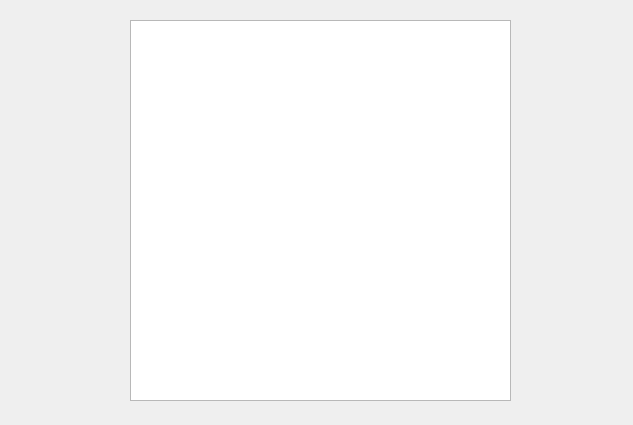
<?xml version="1.0" encoding="UTF-8"?>
<ui version="4.0">
 <class>cargui2</class>
 <widget class="QWidget" name="cargui2">
  <property name="geometry">
   <rect>
    <x>0</x>
    <y>0</y>
    <width>633</width>
    <height>425</height>
   </rect>
  </property>
  <property name="windowTitle">
   <string>cargui2</string>
  </property>
  <widget class="QListWidget" name="cars2ListWidget">
   <property name="geometry">
    <rect>
     <x>130</x>
     <y>20</y>
     <width>381</width>
     <height>381</height>
    </rect>
   </property>
  </widget>
 </widget>
 <resources/>
 <connections/>
</ui>
